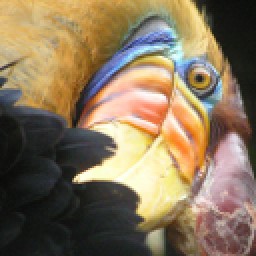
#> input picture ex9Data/bird_small.tiff, 128 x 128 px, found by its file name (shown 2 times larger)
$ jupyter execute --allow-errors TP3-T+CI-NMI.ipynb
#> lines starting #> are read from the running program, lines starting #| are printed output that depends on the picture; long printed decimals are rounded
# LAB3

[cell 1]
import numpy as np
import math
import scipy.io


from sklearn.cluster import KMeans
import numpy as np
import cv2
import matplotlib.pyplot as plt
import math
import time

img0=cv2.imread('bird_small.tiff')
#> img0 is the input picture: shape (128, 128, 3); mean B, G, R 91.3, 117.4, 135.4
img0=cv2.cvtColor(img0,cv2.COLOR_BGR2RGB)

img=np.asarray(img0.reshape((img0.shape[1]*img0.shape[0],3)))

# isolating each color component of the image
img_red = [pixel[0] for pixel in img]
#> img_red = 16384 values, max 255 at index 4807, min 9 at index 11266, mean 135.4
img_green = [pixel[1] for pixel in img]
#> img_green = 16384 values, max 255 at index 3543, min 10 at index 11392, mean 117.4
img_blue = [pixel[2] for pixel in img]
#> img_blue = 16384 values, max 255 at index 3142, min 6 at index 8523, mean 91.31

[cell 2]
# returns the contingency matrix between two same-sized arrays
# by counting occurencies in each one, and dividing by the dimension so as to get probabilities
def getContingencyMatrix(array1,array2):
    dim = len(array1)
#> dim = 16384
    matrix = np.zeros((256,256))
    for i in range(dim):
        b0,b1 = array1[i],array2[i]
        matrix[b0][b1]+=1
#> this loop made 16384 passes
#> (b0, b1) on passes 1 to 3: (219, 180), (230, 185), (226, 186)
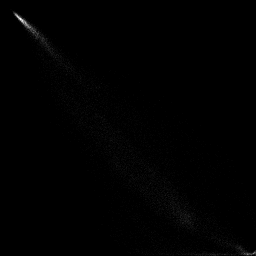
#> matrix: shape (256, 256) float64; min 0, max 62, mean 0.2; drawn with min black and max white
    return matrix/dim

[cell 3]
# fetching the contingency matrices of eanch color component
matrix_rg = getContingencyMatrix(img_red, img_green)
matrix_rb = getContingencyMatrix(img_red, img_blue)
#> the loop in getContingencyMatrix (call 2), `for i in range(dim):` made 16384 passes
#> (b0, b1) on passes 1 to 3: (219, 103), (230, 116), (226, 110)
matrix_gb = getContingencyMatrix(img_green, img_blue)

[cell 4]
# returns the entropy from a distribution vector
def getEntropy(distr):
    entropy = 0
    for p_k in distr.values():
        if (p_k!=0):
            entropy -= p_k * math.log2(p_k)
    return entropy

# returns the marginal pdf by summing on each line
def getMarginalPdfX(mat):
    p_x = {}
    k = 0
    for line in mat:
        p_x[k] = np.sum(line)
        k+=1
#> after the loop, k = 256; p_x = 256 items
    return p_x

# return the marginal pdf by summing each column
# just by transposing the matrix
def getMarginalPdfY(mat):
    return getMarginalPdfX(np.transpose(mat))

# basically returns the whole contingency matrix but as a dictionnary for easier access,
# as the function getContingencyMatrix() already returns a distribution
# [7 lines left out: function getJointPdfXY, not called in this run]

## 1 - Mutual information

Following the formula :
$$ I(A,B) = \sum_{k=0}^{K-1}\sum_{j=0}^{J-1}P(x_j, y_k) \cdot \frac{P(x_j,y_k)}{P(x_j)P(y_k)} $$
with :
 * $P(x_j,y_k)$ the joint pdf
 * $P(x_j)$ and $P(y_k)$ the marginal pdfs

[cell 5]
# returns the mutual information between two arrays, based on their contingency matrix
def getMutualInformation(mat):

    # the dimension is here the number of values a pixel can take (1-dimensional pixel)
    dim = 255

    # calculating the partial pdfs
    # (the joint pdf is the contingency matrix)
    p_x = list(getMarginalPdfX(mat).values())
    p_y = list(getMarginalPdfY(mat).values())

    mutualInformation = 0

    for i in range(dim):
        for j in range(dim):
            if mat[i][j] != 0:
                mutualInformation += mat[i][j]*math.log2(mat[i][j]/(p_x[i]*p_y[j]))
    return mutualInformation

## 2 - Normalized Mutual Information

Following the formula :
$$ NMI(x,y) = \frac{2 \cdot I(x,y)}{H(x)+H(y)} $$

[cell 6]
# returns the normalized mutual information
def getNMI(mat):
    p_x = getMarginalPdfX(mat)
#> p_x = 256 items
    p_y = getMarginalPdfY(mat)
#> p_y = 256 items
    H_x = getEntropy(p_x)
#> the loop in getEntropy, `for p_k in distr.values():` made 256 passes
#> (p_k, entropy) on passes 10 to 21: (0.000122, 0.00159), (0.000122, 0.00317), (0.000732, 0.0108), (0.00183, 0.0275), (0.00433, 0.0615), (0.00665, 0.11), (0.00903, 0.171), (0.0103, 0.239), (0.011, 0.31), (0.0134, 0.394), (0.0148, 0.484), (0.014, 0.57)
#> entropy on passes 61 to 66: 2.14, 2.16, 2.17, 2.2, 2.21, 2.23
#> after the loop in getEntropy, `for p_k in distr.values():`: entropy = 7.64
#> H_x = 7.64
    H_y = getEntropy(p_y)
#> the loop in getEntropy (call 2), `for p_k in distr.values():` made 256 passes
#> (p_k, entropy) on passes 11 to 22: (6.1e-05, 0.000854), (6.1e-05, 0.00171), (0.000183, 0.00398), (0.00146, 0.0178), (0.00317, 0.0441), (0.00598, 0.0883), (0.00787, 0.143), (0.00977, 0.209), (0.0103, 0.277), (0.0112, 0.349), (0.0131, 0.431), (0.0126, 0.511)
#> entropy on passes 61 to 66: 2.23, 2.26, 2.28, 2.31, 2.33, 2.35
#> H_y = 7.76
    mutualInformation = getMutualInformation(mat)
    return 2*mutualInformation/(H_x+H_y)

## 3 - NMI between colors

[cell 7]
print("NMI red-green :",getNMI(matrix_rg),"\nNMI red-blue :",getNMI(matrix_rb),"\nNMI green-blue :",getNMI(matrix_gb))
#| NMI red-green : 0.4116
#| NMI red-blue : 0.3433
#| NMI green-blue : 0.3707
#red and blue share the least mutual information

## 4 - NMI between colors of kmeans-processed images

[cell 8]
# now we repeat the previous process, except we will use images processed through a k-means algorithm with
# an increasing number of centroids, and compare the NMI between said images and the original

k = []
nmi_red_array = []
nmi_green_array = []
nmi_blue_array = []

for i in range(2,200,8):
    kmeans=KMeans(n_clusters=i).fit(img)

    labels=kmeans.labels_
    centroid=kmeans.cluster_centers_

    #rebuilding the actual values of pixels
    flat_kmeans_img = []
    for label in labels:
        flat_kmeans_img.append(centroid[label].astype(int))

    img_kmeans_red = [pixel[0] for pixel in flat_kmeans_img]
    img_kmeans_green = [pixel[1] for pixel in flat_kmeans_img]
    img_kmeans_blue = [pixel[2] for pixel in flat_kmeans_img]

    #getting contignecy matrices between the real image and the kmeans'd image
    matrix_rr = getContingencyMatrix(img_red, img_kmeans_red)
    matrix_gg = getContingencyMatrix(img_green, img_kmeans_green)
    matrix_bb = getContingencyMatrix(img_blue, img_kmeans_blue)

    #creating arrays of NMI
    nmi_red_array.append(getNMI(matrix_rr))
    nmi_green_array.append(getNMI(matrix_gg))
    nmi_blue_array.append(getNMI(matrix_bb))
    k.append(i)

plt.plot(k, nmi_red_array,color="red")
plt.plot(k, nmi_green_array,color="green")
plt.plot(k, nmi_blue_array,color="blue")

# as expected, the mutual information between the original image colors and the kmeans'd image rises
# in a logarithmic fashion, as the number of clusters gets higher.
# (the whole process is quite long)
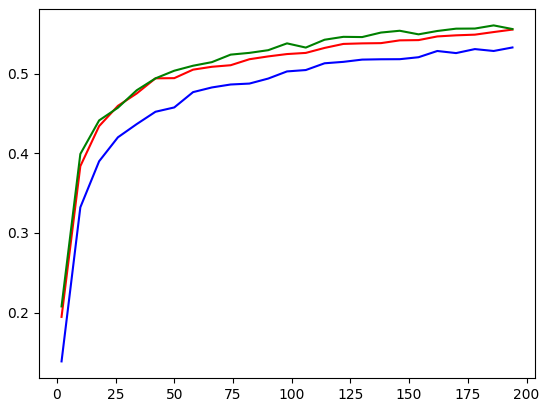
#> figure drawn by matplotlib, 1 panel; curve peaks at x = 194, y = 0.555; curve peaks at x = 186, y = 0.56; curve peaks at x = 194, y = 0.533
